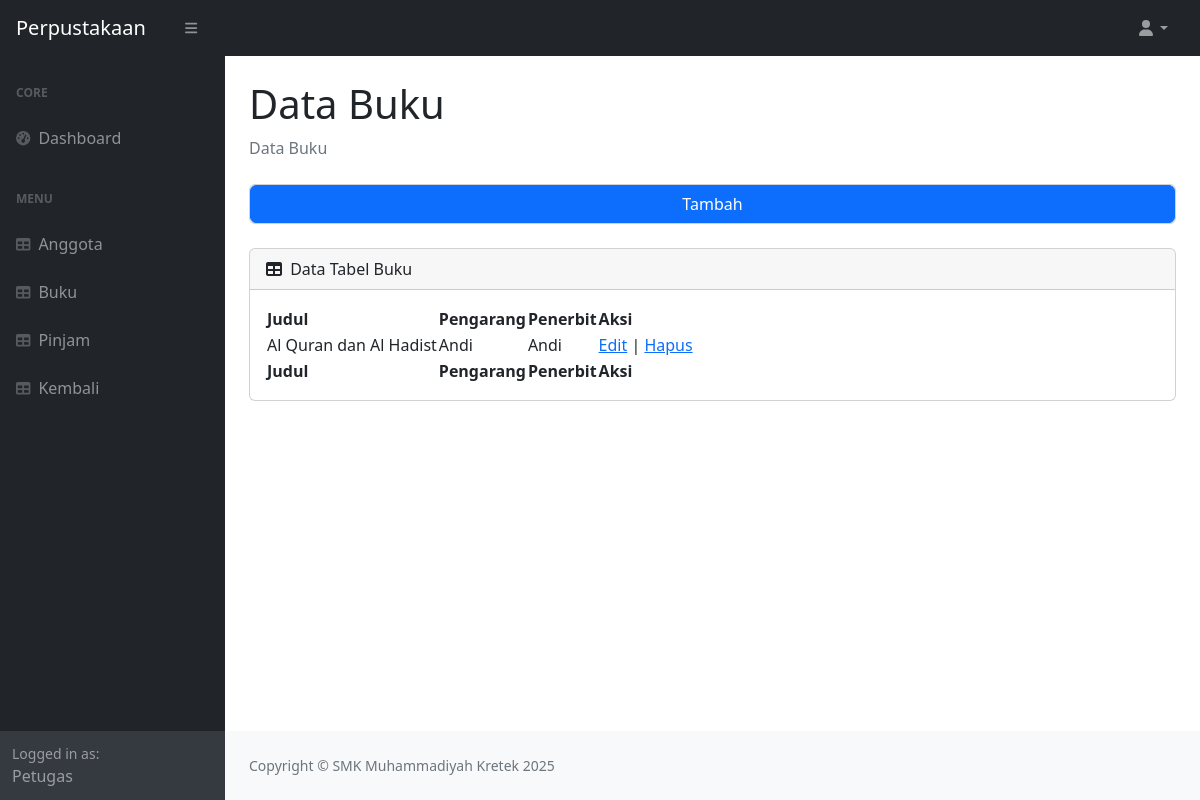
The page /buku/buku.php (signed in) on the database its author committed.
### tables this page shows
CREATE TABLE `tb_buku` (
  `id_buku` int(11) NOT NULL,
  `judul` varchar(30) NOT NULL,
  `pengarang` varchar(30) NOT NULL,
  `penerbit` varchar(30) NOT NULL
);

### buku/buku.php (the view, shortened to what this page needs)
<?php
if(isset($_SESSION['username'])) {
include 'koneksi.php';
$result = $conn->query("SELECT * FROM tb_buku");
?>
<!DOCTYPE html>
<html lang="en">
    <head>
        <link href="https://cdn.jsdelivr.net/npm/simple-datatables@7.1.2/dist/style.min.css" rel="stylesheet" />
        <link href="../css/styles.css" rel="stylesheet" />
    </head>
    <body class="sb-nav-fixed">
        <nav class="sb-topnav navbar navbar-expand navbar-dark bg-dark">
            <a class="navbar-brand ps-3" href="index.html">Perpustakaan</a>
            <button class="btn btn-link btn-sm order-1 order-lg-0 me-4 me-lg-0" id="sidebarToggle" href="#!"><i class="fas fa-bars"></i></button>
            <ul class="navbar-nav ms-auto ms-md-0 me-3 me-lg-4">
                <li class="nav-item dropdown">
                    <a class="nav-link dropdown-toggle" id="navbarDropdown" href="#" role="button" data-bs-toggle="dropdown" aria-expanded="false"><i class="fas fa-user fa-fw"></i></a>
                </li>
            </ul>
        </nav>
        <div id="layoutSidenav">
            <div id="layoutSidenav_nav">
                <nav class="sb-sidenav accordion sb-sidenav-dark" id="sidenavAccordion">
                    <div class="sb-sidenav-menu">
                        <div class="nav">
                            <div class="sb-sidenav-menu-heading">Core</div>
                            <a class="nav-link" href="../home.php">
                                <div class="sb-nav-link-icon"><i class="fas fa-tachometer-alt"></i></div>
                                Dashboard
                            </a>
                            <div class="sb-sidenav-menu-heading">Menu</div>
                            <a class="nav-link" href="../anggota/anggota.php">
                                <div class="sb-nav-link-icon"><i class="fas fa-table"></i></div>
                                Anggota
                            </a>
                            <a class="nav-link" href="buku.php">
                                <div class="sb-nav-link-icon"><i class="fas fa-table"></i></div>
                                Buku
                            </a>
                            <a class="nav-link" href="../pinjam/pinjam.php">
                                <div class="sb-nav-link-icon"><i class="fas fa-table"></i></div>
                                Pinjam
                            </a>
                            <a class="nav-link" href="../lapkembali/lapkembali.php">
                                <div class="sb-nav-link-icon"><i class="fas fa-table"></i></div>
                                Kembali
                            </a>
                        </div>
                    </div>
                    <div class="sb-sidenav-footer">
                        <div class="small">Logged in as:</div>
                        Petugas
                    </div>
                </nav>
            </div>
            <div id="layoutSidenav_content">
                <main>
                <div class="container-fluid px-4">
                        <h1 class="mt-4">Data Buku</h1>
                        <ol class="breadcrumb mb-4">
                            <li class="breadcrumb-item active">Data Buku</li>
                        </ol>
                        <div class="card mb-4">
                            <a class="btn btn-primary" href="tambah.php">Tambah</a>
                        </div>
                        <div class="card mb-4">
                            <div class="card-header">
                                <i class="fas fa-table me-1"></i>
                                Data Tabel Buku
                            </div>
                            <div class="card-body">
                                <table id="datatablesSimple">
                                    <thead>
                                        <tr>
                                            <th>Judul</th>
                                            <th>Pengarang</th>
                                            <th>Penerbit</th>
                                            <th>Aksi</th>
                                        </tr>
                                    </thead>
                                    <tfoot>
                                        <tr>
                                            <th>Judul</th>
                                            <th>Pengarang</th>
                                            <th>Penerbit</th>
                                            <th>Aksi</th>
                                        </tr>
                                    </tfoot>
                                    <tbody>
                                    <?php while($row = mysqli_fetch_array($result)){ ?>
                                            <td><?= $row['judul']; ?></td>
                                            <td><?= $row['pengarang']; ?></td>
                                            <td><?= $row['penerbit']; ?></td>
                                            <td>
                                                <a href="edit.php?id=<?= $row['id_buku']; ?>">Edit</a> |
                                                <a href="delete.php?id=<?= $row['id_buku']; ?>" Onclick="return confirm('Yakin ingin menghapus?')">Hapus</a>
                                            </td>
                                        <?php } ?>
                                    </tbody>
                                </table>
                            </div>
                        </div>
                    </div>
                </main>
                <footer class="py-4 bg-light mt-auto">
                    <div class="container-fluid px-4">
                        <div class="d-flex align-items-center justify-content-between small">
                            <div class="text-muted">Copyright &copy; SMK Muhammadiyah Kretek 2025</div>
                        </div>
                    </div>
                </footer>
            </div>
        </div>
    </body>
</html>
<?php
    } else {
        header("Location: gagal.php");
    }
?>

### rows shown on the page
tb_buku: judul "Al Quran dan Al Hadist", pengarang "Andi", penerbit "Andi"
